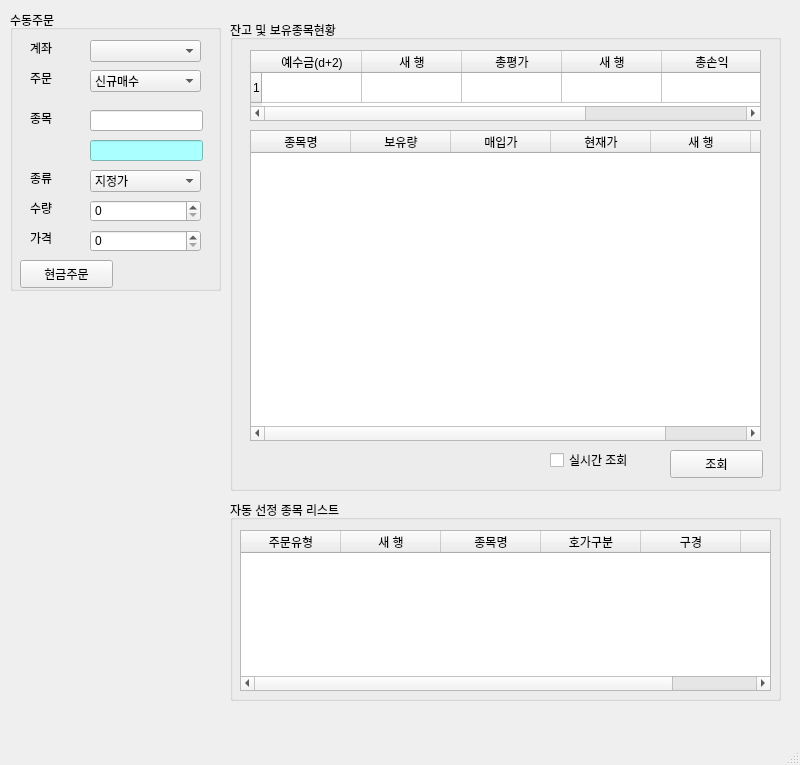
<?xml version="1.0" encoding="UTF-8"?>
<ui version="4.0">
 <class>MainWindow</class>
 <widget class="QMainWindow" name="MainWindow">
  <property name="geometry">
   <rect>
    <x>0</x>
    <y>0</y>
    <width>800</width>
    <height>765</height>
   </rect>
  </property>
  <property name="windowTitle">
   <string>Pytrader 3.0</string>
  </property>
  <property name="windowIcon">
   <iconset>
    <normaloff>../../../../Downloads/money-graph-with-up-arrow.png</normaloff>../../../../Downloads/money-graph-with-up-arrow.png</iconset>
  </property>
  <property name="windowOpacity">
   <double>1.000000000000000</double>
  </property>
  <widget class="QWidget" name="centralwidget">
   <widget class="QGroupBox" name="groupBox">
    <property name="geometry">
     <rect>
      <x>10</x>
      <y>10</y>
      <width>211</width>
      <height>281</height>
     </rect>
    </property>
    <property name="title">
     <string>수동주문</string>
    </property>
    <widget class="QLabel" name="label">
     <property name="geometry">
      <rect>
       <x>20</x>
       <y>30</y>
       <width>64</width>
       <height>15</height>
      </rect>
     </property>
     <property name="text">
      <string>계좌</string>
     </property>
    </widget>
    <widget class="QLabel" name="label_2">
     <property name="geometry">
      <rect>
       <x>20</x>
       <y>60</y>
       <width>64</width>
       <height>15</height>
      </rect>
     </property>
     <property name="text">
      <string>주문</string>
     </property>
    </widget>
    <widget class="QLabel" name="label_3">
     <property name="geometry">
      <rect>
       <x>20</x>
       <y>100</y>
       <width>64</width>
       <height>15</height>
      </rect>
     </property>
     <property name="text">
      <string>종목</string>
     </property>
    </widget>
    <widget class="QLabel" name="label_4">
     <property name="geometry">
      <rect>
       <x>20</x>
       <y>160</y>
       <width>64</width>
       <height>15</height>
      </rect>
     </property>
     <property name="text">
      <string>종류</string>
     </property>
    </widget>
    <widget class="QLabel" name="label_5">
     <property name="geometry">
      <rect>
       <x>20</x>
       <y>190</y>
       <width>64</width>
       <height>15</height>
      </rect>
     </property>
     <property name="text">
      <string>수량</string>
     </property>
    </widget>
    <widget class="QLabel" name="label_6">
     <property name="geometry">
      <rect>
       <x>20</x>
       <y>220</y>
       <width>64</width>
       <height>15</height>
      </rect>
     </property>
     <property name="text">
      <string>가격</string>
     </property>
    </widget>
    <widget class="QComboBox" name="comboBox_2">
     <property name="geometry">
      <rect>
       <x>80</x>
       <y>160</y>
       <width>111</width>
       <height>22</height>
      </rect>
     </property>
     <item>
      <property name="text">
       <string>지정가</string>
      </property>
     </item>
     <item>
      <property name="text">
       <string>시장가</string>
      </property>
     </item>
    </widget>
    <widget class="QLineEdit" name="lineEdit">
     <property name="geometry">
      <rect>
       <x>80</x>
       <y>100</y>
       <width>113</width>
       <height>21</height>
      </rect>
     </property>
    </widget>
    <widget class="QLineEdit" name="lineEdit_2">
     <property name="geometry">
      <rect>
       <x>80</x>
       <y>130</y>
       <width>113</width>
       <height>21</height>
      </rect>
     </property>
     <property name="styleSheet">
      <string notr="true">background-color:rgb(170, 255, 255)</string>
     </property>
    </widget>
    <widget class="QSpinBox" name="spinBox">
     <property name="geometry">
      <rect>
       <x>80</x>
       <y>190</y>
       <width>111</width>
       <height>22</height>
      </rect>
     </property>
    </widget>
    <widget class="QSpinBox" name="spinBox_2">
     <property name="geometry">
      <rect>
       <x>80</x>
       <y>220</y>
       <width>111</width>
       <height>22</height>
      </rect>
     </property>
     <property name="maximum">
      <number>1000000</number>
     </property>
     <property name="singleStep">
      <number>50</number>
     </property>
    </widget>
    <widget class="QPushButton" name="pushButton">
     <property name="geometry">
      <rect>
       <x>10</x>
       <y>250</y>
       <width>93</width>
       <height>28</height>
      </rect>
     </property>
     <property name="text">
      <string>현금주문</string>
     </property>
    </widget>
    <widget class="QComboBox" name="comboBox">
     <property name="geometry">
      <rect>
       <x>80</x>
       <y>30</y>
       <width>111</width>
       <height>22</height>
      </rect>
     </property>
    </widget>
    <widget class="QComboBox" name="comboBox_4">
     <property name="geometry">
      <rect>
       <x>80</x>
       <y>60</y>
       <width>111</width>
       <height>22</height>
      </rect>
     </property>
     <item>
      <property name="text">
       <string>신규매수</string>
      </property>
     </item>
     <item>
      <property name="text">
       <string>신규매도</string>
      </property>
     </item>
     <item>
      <property name="text">
       <string>매수취소</string>
      </property>
     </item>
     <item>
      <property name="text">
       <string>매도취소</string>
      </property>
     </item>
    </widget>
   </widget>
   <widget class="QGroupBox" name="groupBox_2">
    <property name="geometry">
     <rect>
      <x>230</x>
      <y>20</y>
      <width>551</width>
      <height>471</height>
     </rect>
    </property>
    <property name="title">
     <string>잔고 및 보유종목현황</string>
    </property>
    <widget class="QTableWidget" name="tableWidget">
     <property name="geometry">
      <rect>
       <x>20</x>
       <y>30</y>
       <width>511</width>
       <height>71</height>
      </rect>
     </property>
     <property name="rowCount">
      <number>1</number>
     </property>
     <attribute name="horizontalHeaderDefaultSectionSize">
      <number>100</number>
     </attribute>
     <attribute name="horizontalHeaderMinimumSectionSize">
      <number>20</number>
     </attribute>
     <attribute name="verticalHeaderDefaultSectionSize">
      <number>30</number>
     </attribute>
     <attribute name="verticalHeaderMinimumSectionSize">
      <number>19</number>
     </attribute>
     <row/>
     <column>
      <property name="text">
       <string>예수금(d+2)</string>
      </property>
     </column>
     <column>
      <property name="text">
       <string>새 행</string>
      </property>
     </column>
     <column>
      <property name="text">
       <string>총평가</string>
      </property>
     </column>
     <column>
      <property name="text">
       <string>새 행</string>
      </property>
     </column>
     <column>
      <property name="text">
       <string>총손익</string>
      </property>
     </column>
     <column>
      <property name="text">
       <string>추정자산</string>
      </property>
     </column>
    </widget>
    <widget class="QTableWidget" name="tableWidget_2">
     <property name="geometry">
      <rect>
       <x>20</x>
       <y>110</y>
       <width>511</width>
       <height>311</height>
      </rect>
     </property>
     <column>
      <property name="text">
       <string>종목명</string>
      </property>
     </column>
     <column>
      <property name="text">
       <string>보유량</string>
      </property>
     </column>
     <column>
      <property name="text">
       <string>매입가</string>
      </property>
     </column>
     <column>
      <property name="text">
       <string>현재가</string>
      </property>
     </column>
     <column>
      <property name="text">
       <string>새 행</string>
      </property>
     </column>
     <column>
      <property name="text">
       <string>수익률 (%)</string>
      </property>
     </column>
    </widget>
    <widget class="QPushButton" name="pushButton_2">
     <property name="geometry">
      <rect>
       <x>440</x>
       <y>430</y>
       <width>93</width>
       <height>28</height>
      </rect>
     </property>
     <property name="text">
      <string>조회</string>
     </property>
    </widget>
    <widget class="QCheckBox" name="checkBox">
     <property name="geometry">
      <rect>
       <x>320</x>
       <y>430</y>
       <width>111</width>
       <height>20</height>
      </rect>
     </property>
     <property name="text">
      <string>실시간 조회</string>
     </property>
    </widget>
   </widget>
   <widget class="QGroupBox" name="groupBox_3">
    <property name="geometry">
     <rect>
      <x>230</x>
      <y>500</y>
      <width>551</width>
      <height>201</height>
     </rect>
    </property>
    <property name="title">
     <string>자동 선정 종목 리스트</string>
    </property>
    <widget class="QTableWidget" name="tableWidget_3">
     <property name="geometry">
      <rect>
       <x>10</x>
       <y>30</y>
       <width>531</width>
       <height>161</height>
      </rect>
     </property>
     <column>
      <property name="text">
       <string>주문유형</string>
      </property>
     </column>
     <column>
      <property name="text">
       <string>새 행</string>
      </property>
     </column>
     <column>
      <property name="text">
       <string>종목명</string>
      </property>
     </column>
     <column>
      <property name="text">
       <string>호가구분</string>
      </property>
     </column>
     <column>
      <property name="text">
       <string>구경</string>
      </property>
     </column>
     <column>
      <property name="text">
       <string>상태</string>
      </property>
     </column>
    </widget>
   </widget>
  </widget>
  <widget class="QMenuBar" name="menubar">
   <property name="geometry">
    <rect>
     <x>0</x>
     <y>0</y>
     <width>800</width>
     <height>26</height>
    </rect>
   </property>
  </widget>
  <widget class="QStatusBar" name="statusbar"/>
 </widget>
 <resources/>
 <connections/>
</ui>
